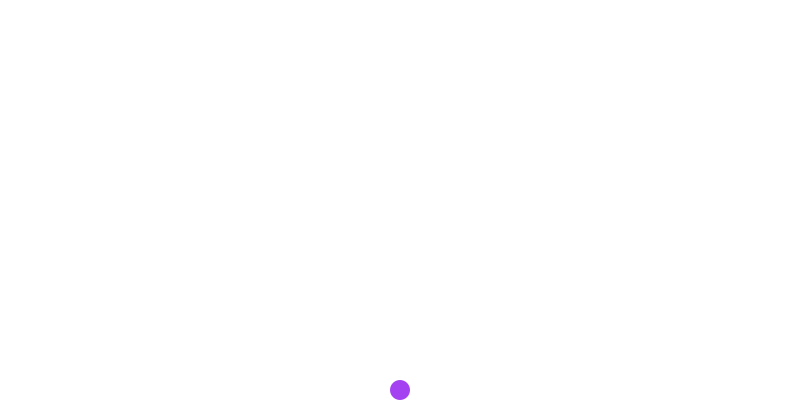
Frame 1 (no input)
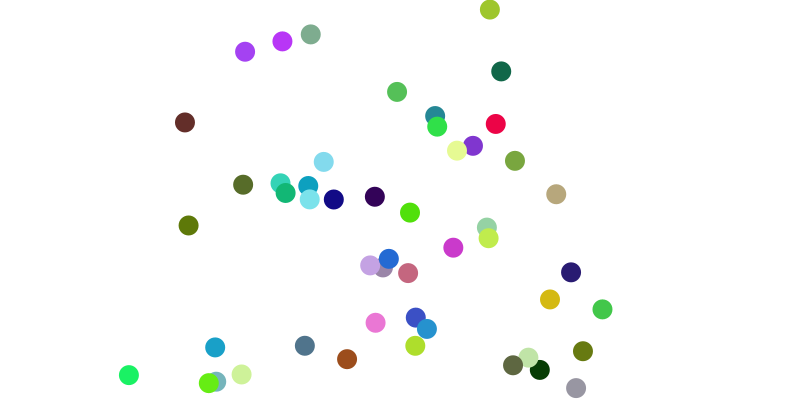
Frame 60 (the mouse pressed at the canvas centre just before this capture)
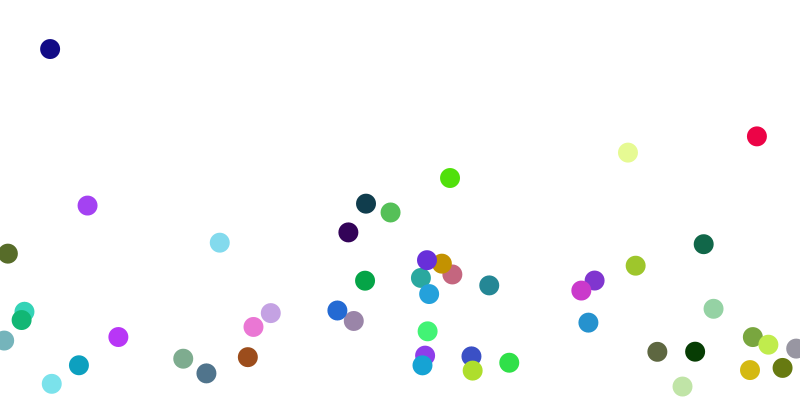
Frame 120 (the mouse held since frame 60 and released just before this capture)

The Processing sketch that drew these frames (run headless with seeded random() and noise(); from frame 60 on, the mouse is pressed at the canvas centre):

// Processing sketch: gravity_ball_spammer
// ── gravity_ball_spammer.pde
import java.util.*;

ArrayList<Ball> balls;

void setup() {
  size(800, 400);
  
  balls = new ArrayList<Ball>();
}

void draw() {
  background(255);
  
  if (balls.size() < 50) {
    color c = color(random(255), random(255), random(255));
    balls.add(new Ball(c, random(-5,5), -random(5,16)));
  }
  
  for (Ball b : balls) {
    b.show();
    b.update();
  }
  
  removeBalls();
}

void removeBalls() {
  Iterator<Ball> i = balls.iterator();
  while (i.hasNext()) {
    Ball b = i.next();
    
    if (b.should_remove()) i.remove();
  }
}

// ── Ball.pde
class Ball {
  color c;
  
  float x;
  float y;
  
  float vx;
  float vy;
  
  float ax;
  float ay;
  
  final int max_bounces = 20;
  
  int bounces;
  
  Ball(color c, float vx, float vy) {
    x = width / 2;
    y = height - 10;
    
    this.c = c;
    this.vx = vx;
    this.vy = vy;
    
    ax = 0;
    ay = 0.3;
    
    bounces = 0;
  }
  
  void show() {
    noStroke();
    fill(c);
    ellipse(x, y, 20, 20);
  }
  
  void update() {
    x += vx;
    y += vy;
    
    vx += 0;
    vy += ay;
    
    if (y > height - 6) {
      vy *= -0.8;
      
      y = height - 6;
      
      bounces++;
    }
  }
  
  boolean should_remove() {
    boolean out_of_bounds = x > width || x < 0 || y > height;
    boolean too_many_bounces = bounces > max_bounces;
    
    return out_of_bounds || too_many_bounces; 
  }
}
